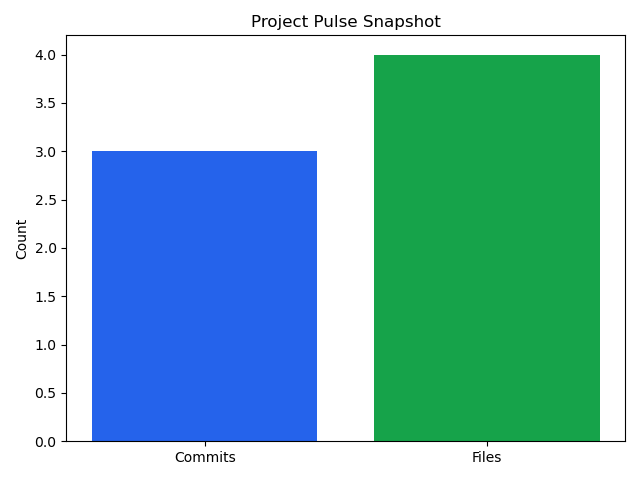

This figure's Python source:
#!/usr/bin/python3

import matplotlib.pyplot as plt

lines = open("pulse.txt").read().splitlines()
labels = ["Commits", "Files"]
values = [int(lines[0]), int(lines[2])]
plt.bar(labels, values, color=['#2563eb', '#16a34a'])
plt.title("Project Pulse Snapshot")
plt.ylabel("Count")
plt.tight_layout()
plt.savefig("pulse_chart.png")
print("pulse_chart.png created")